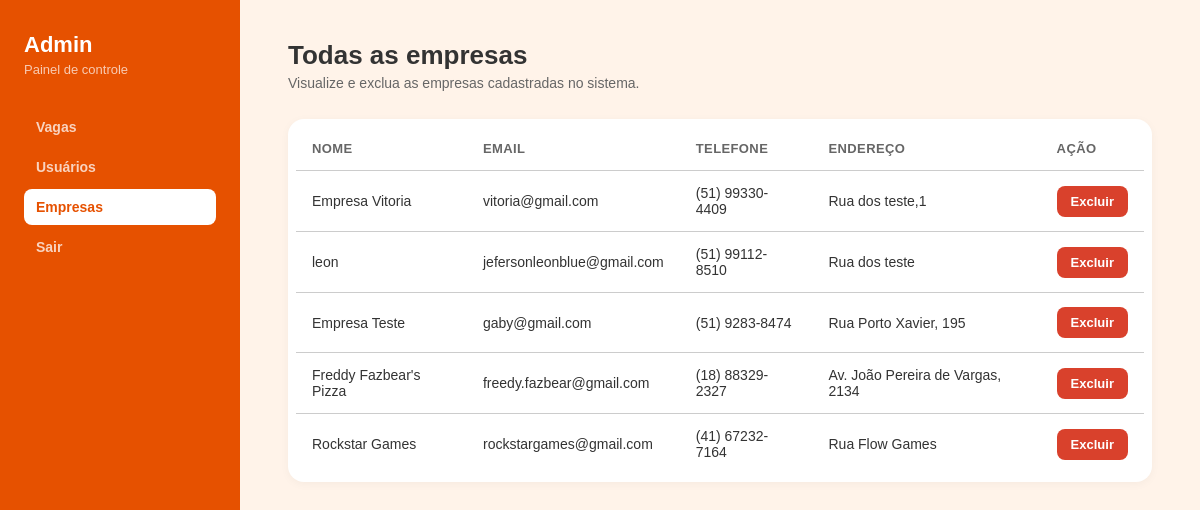
/pages/administrador.php?aba=empresas (signed in), run on the app's committed database.
### tables this page shows
CREATE TABLE `empresas` (
  `ID_empresa` int(11) NOT NULL,
  `nome` varchar(100) NOT NULL,
  `email` varchar(255) NOT NULL,
  `senha` varchar(255) NOT NULL,
  `endereco` varchar(255) NOT NULL,
  `telefone` varchar(20) NOT NULL,
  `logo` varchar(255) NOT NULL
);

### pages/administrador.php (the view, shortened to what this page needs)
<?php
require_once __DIR__ . '/../classes/Vaga.php';
$aba = $_GET["aba"] ?? "vagas";
$editando = null;
if ($aba === "vagas") {
    $sql = "SELECT vaga.id_vaga, vaga.titulo, vaga.tipo_vaga, vaga.salario, vaga.contato,
                   vaga.fechamento_vaga, empresas.nome AS nome_empresa
            FROM vaga
            LEFT JOIN empresas ON empresas.ID_empresa = vaga.id_empresa
            ORDER BY vaga.id_vaga DESC";
    $dados = $conn->query($sql)->fetch_all(MYSQLI_ASSOC);
} elseif ($aba === "usuarios") {
    $sql = "SELECT ID_usuario AS id_usuario, nome, email FROM usuarios ORDER BY ID_usuario DESC";
    $dados = $conn->query($sql)->fetch_all(MYSQLI_ASSOC);
} elseif ($aba === "empresas") {
    $sql = "SELECT ID_empresa AS id_empresa, nome, email, telefone, endereco FROM empresas ORDER BY ID_empresa DESC";
    $dados = $conn->query($sql)->fetch_all(MYSQLI_ASSOC);
}
?>
<!DOCTYPE html>
<html lang="pt-br">
<head>
<link rel="stylesheet" href="../assets/css/base.css">
<link rel="stylesheet" href="../assets/css/appShell.css">
<link rel="stylesheet" href="../assets/css/tables.css">
</head>
<body>
<div class="app">
    <aside id="sidebar" class="sidebar">
        <h1>Admin</h1>
        <div class="subtitulo">Painel de controle</div>
        <nav>
            <a href="administrador.php?aba=vagas" class="<?= $aba === 'vagas' ? 'ativo' : '' ?>">
                Vagas
            </a>
            <a href="administrador.php?aba=usuarios" class="<?= $aba === 'usuarios' ? 'ativo' : '' ?>">
                Usuários
            </a>
            <a href="administrador.php?aba=empresas" class="<?= $aba === 'empresas' ? 'ativo' : '' ?>">
                Empresas
            </a>
            <a href="logout.php">
                Sair
            </a>
        </nav>
    </aside>
    <main class="conteudo">
        <?php if ($aba === "vagas"): ?>
            <h2>Todas as vagas</h2>
            <p class="subtitulo">Visualize, edite e exclua as vagas cadastradas no sistema.</p>
            <?php if ($editando): ?>
                <div class="form-edicao">
                    <h3>Editar vaga</h3>
                    <form method="POST" action="administrador.php?aba=vagas">
                        <input type="hidden" name="editar_vaga_id" value="<?= (int) $editando['id_vaga'] ?>">
                        <label>Título</label>
                        <input type="text" name="titulo" value="<?= htmlspecialchars($editando['titulo'], ENT_QUOTES, 'UTF-8') ?>" required>
                        <label>Descrição</label>
                        <input type="text" name="descricao" value="<?= htmlspecialchars($editando['descricao'], ENT_QUOTES, 'UTF-8') ?>" required>
                        <label>Salário</label>
                        <input type="number" step="0.01" name="salario" value="<?= htmlspecialchars($editando['salario'], ENT_QUOTES, 'UTF-8') ?>" required>
                        <label>Fechamento</label>
                        <input type="datetime-local" name="fechamento_vaga" value="<?= date('Y-m-d\TH:i', strtotime($editando['fechamento_vaga'])) ?>" required>
                        <label>Tipo</label>
                        <input type="text" name="tipo_vaga" value="<?= htmlspecialchars($editando['tipo_vaga'], ENT_QUOTES, 'UTF-8') ?>" required>
                        <label>Contato do responsável</label>
                        <input type="text" name="contato" value="<?= htmlspecialchars($editando['contato'], ENT_QUOTES, 'UTF-8') ?>" required>
                        <div class="acoes-form">
                            <button type="submit" class="btn-salvar">Salvar</button>
                            <a href="administrador.php?aba=vagas" class="btn-cancelar">Cancelar</a>
                        </div>
                    </form>
                </div>
            <?php endif; ?>
            <div class="tabela-wrapper">
                <table class="tabela">
                    <thead>
                        <tr>
                            <th>Título</th>
                            <th>Empresa</th>
                            <th>Tipo</th>
                            <th>Salário</th>
                            <th>Contato</th>
                            <th>Fecha em</th>
                            <th>Ação</th>
                        </tr>
                    </thead>
                    <tbody>
                        <?php if (empty($dados)): ?>
                            <tr><td colspan="7" class="vazio">Nenhuma vaga cadastrada.</td></tr>
                        <?php else: ?>
                            <?php foreach ($dados as $vaga): ?>
                                <tr>
                                    <td><?= htmlspecialchars($vaga['titulo']) ?></td>
                                    <td><?= htmlspecialchars($vaga['nome_empresa'] ?? '-') ?></td>
                                    <td><span class="tag"><?= htmlspecialchars($vaga['tipo_vaga']) ?></span></td>
                                    <td>R$ <?= number_format($vaga['salario'], 2, ',', '.') ?></td>
                                    <td><?= htmlspecialchars($vaga['contato']) ?></td>
                                    <td><?= $vaga['fechamento_vaga'] ? date('d/m/Y', strtotime($vaga['fechamento_vaga'])) : '-' ?></td>
                                    <td class="col-acoes">
                                        <a class="btn-editar"
                                           href="administrador.php?aba=vagas&editar=<?= $vaga['id_vaga'] ?>">
                                           Editar
                                        </a>
                                        <a class="btn-excluir"
                                           href="administrador.php?aba=vagas&excluir=1&id=<?= $vaga['id_vaga'] ?>"
                                           onclick="return confirm('Excluir esta vaga?');">
                                           Excluir
                                        </a>
                                    </td>
                                </tr>
                            <?php endforeach; ?>
                        <?php endif; ?>
                    </tbody>
                </table>
            </div>
        <?php elseif ($aba === "empresas"): ?>
            <h2>Todas as empresas</h2>
            <p class="subtitulo">Visualize e exclua as empresas cadastradas no sistema.</p>
            <div class="tabela-wrapper">
                <table class="tabela">
                    <thead>
                        <tr>
                            <th>Nome</th>
                            <th>Email</th>
                            <th>Telefone</th>
                            <th>Endereço</th>
                            <th>Ação</th>
                        </tr>
                    </thead>
                    <tbody>
                        <?php if (empty($dados)): ?>
                            <tr><td colspan="5" class="vazio">Nenhuma empresa cadastrada.</td></tr>
                        <?php else: ?>
                            <?php foreach ($dados as $empresa): ?>
                                <tr>
                                    <td><?= htmlspecialchars($empresa['nome']) ?></td>
                                    <td><?= htmlspecialchars($empresa['email']) ?></td>
                                    <td><?= htmlspecialchars($empresa['telefone'] ?? '-') ?></td>
                                    <td><?= htmlspecialchars($empresa['endereco'] ?? '-') ?></td>
                                    <td>
                                        <a class="btn-excluir"
                                           href="administrador.php?aba=empresas&excluir=1&id=<?= $empresa['id_empresa'] ?>"
                                           onclick="return confirm('Excluir esta empresa?');">
                                           Excluir
                                        </a>
                                    </td>
                                </tr>
                            <?php endforeach; ?>
                        <?php endif; ?>
                    </tbody>
                </table>
            </div>
        <?php endif; ?>
    </main>
</div>
</body>
</html>

### assets/css/base.css (style rules this page uses)
*, *::before, *::after { margin: 0; padding: 0; box-sizing: border-box; }
a { color: inherit; }
html, body { height: 100%; }
:root { --accent: #FF6D00; --accent-dark: #E65100; --danger: #d9412c; --bg: #FFF3E9; --card-bg: #FFFFFF; --sidebar-bg: #E65100; --sidebar-text: rgba(255, 255, 255, 0.75); --text-principal: #333333; --text-secundario: #666666; --text-hint: #999999; --borda: #cccccc; --sucesso-bg: #e6f4ea; --sucesso-texto: #1e7a34; --sucesso-borda: #b7e2c4; --erro-bg: #fdecea; --erro-texto: #b3261e; --erro-borda: #f3b6b0; --raio-sm: 8px; --raio-md: 12px; --raio-lg: 16px; --sombra-sm: 0 2px 10px rgba(0, 0, 0, .04); --fonte: Arial, Helvetica, sans-serif; }
body { font-family: var(--fonte); background: var(--bg); color: var(--text-principal); }

### assets/css/appShell.css (style rules this page uses)
.app { display: flex; min-height: 100vh; }
.sidebar { width: 240px; flex-shrink: 0; background-color: var(--sidebar-bg); color: var(--sidebar-text); padding: 32px 24px; position: sticky; top: 0; height: 100vh; }
.sidebar h1 { color: #ffffff; font-size: 22px; font-weight: 700; }
.sidebar .subtitulo { font-size: 13px; color: rgba(255, 255, 255, 0.7); margin-top: 4px; margin-bottom: 32px; }
.sidebar nav { display: flex; flex-direction: column; gap: 4px; }
.sidebar nav a { display: block; text-decoration: none; color: var(--sidebar-text); font-size: 14px; padding: 10px 12px; border-radius: var(--raio-sm); font-weight: 600; transition: background-color 0.15s ease, color 0.15s ease, opacity 0.15s ease; }
.sidebar nav a.ativo { background-color: #ffffff; color: var(--accent-dark); }
.conteudo { flex: 1; padding: 40px 48px; max-width: 1100px; }
.conteudo h2 { font-size: 26px; font-weight: 700; color: var(--text-principal); }
.subtitulo { font-size: 14px; color: var(--text-secundario); margin-top: 4px; margin-bottom: 28px; }

### assets/css/tables.css (style rules this page uses)
.tabela-wrapper { background: var(--card-bg); border-radius: var(--raio-lg); padding: 8px; overflow-x: auto; box-shadow: var(--sombra-sm); }
.tabela { width: 100%; border-collapse: collapse; min-width: 560px; }
.tabela th { text-align: left; font-size: 13px; text-transform: uppercase; letter-spacing: 0.03em; color: var(--text-secundario); padding: 14px 16px; border-bottom: 1px solid var(--borda); }
.tabela td { padding: 14px 16px; border-bottom: 1px solid var(--borda); font-size: 14px; }
.tabela tr:last-child td { border-bottom: none; }
.btn-excluir, .btn-editar { display: inline-block; padding: 8px 14px; color: #ffffff; text-decoration: none; border-radius: var(--raio-sm); font-size: 13px; font-weight: 700; transition: opacity 0.15s ease; border: none; cursor: pointer; }
.btn-excluir { background: var(--danger); }

### data on the page
empresas: nome "Empresa Vitoria", email "vitoria@gmail.com", telefone "(51) 99330-4409", endereco "Rua dos teste,1"
empresas: nome "leon", email "jefersonleonblue@gmail.com", telefone "(51) 99112-8510", endereco "Rua dos teste"
empresas: nome "Empresa Teste", email "gaby@gmail.com", telefone "(51) 9283-8474", endereco "Rua Porto Xavier, 195"
empresas: nome "Freddy Fazbear's Pizza", email "freedy.fazbear@gmail.com", telefone "(18) 88329-2327", endereco "Av. João Pereira de Vargas, 2134"
empresas: nome "Rockstar Games", email "rockstargames@gmail.com", telefone "(41) 67232-7164", endereco "Rua Flow Games"
